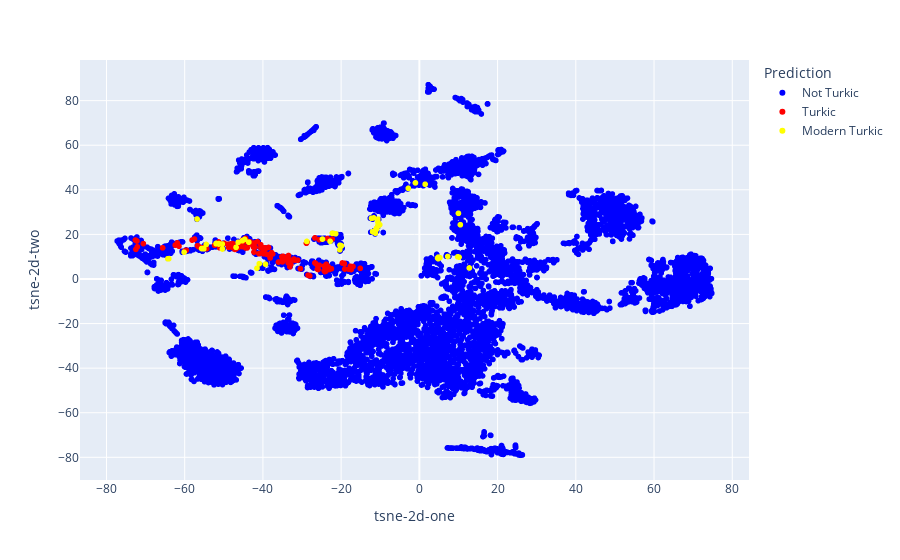

Notebook code for this chart:
### Code cell
import pandas as pd
from sklearn.manifold import TSNE
import plotly.express as px

# File paths
ancient_file_path = '~/turkicPCA/turkicPredictAllAncientScaledG25.csv'
modern_file_path = '~/turkicPCA/turkicModernScaledG25.csv'

# Read the datasets
df_ancient = pd.read_csv(ancient_file_path)
df_modern = pd.read_csv(modern_file_path)

# Add a new column to mark the 'Prediction' for modern data
df_modern['Prediction'] = 'Modern Turkic'

# Concatenate ancient and modern dataframes
df = pd.concat([df_ancient, df_modern])

# Select the features for t-SNE
features = df.columns[1:25]

# Run t-SNE
tsne = TSNE(n_components=2, random_state=35)
tsne_results = tsne.fit_transform(df[features])

# Add the t-SNE results back to the dataframe
df['tsne-2d-one'] = tsne_results[:, 0]
df['tsne-2d-two'] = tsne_results[:, 1]

# Use the first column of the dataframe as the hover name assuming it contains the sample names
hover_name = df.columns[0]

# Define the color map
color_map = {'Turkic': 'red', 'Not Turkic': 'blue', 'Modern Turkic': 'yellow'}

# Create the plot
fig = px.scatter(df, x='tsne-2d-one', y='tsne-2d-two', color='Prediction',
                 color_discrete_map=color_map, hover_name=hover_name)

# Show the plot
fig.show()

### Figure 1 — Plotly figure (JSON) as saved in the notebook; plotly's stock layout.template omitted (floating-point values rounded to 4 significant figures; data arrays with more than 128 entries replaced by an {"elided": "..."} marker saying what was removed)
{"data": [{"hovertemplate": "<b>%{hovertext}</b><br><br>Prediction=Not Turkic<br>tsne-2d-one=%{x}<br>tsne-2d-two=%{y}<extra></extra>", "hovertext": {"elided": "7111 str values"}, "legendgroup": "Not Turkic", "marker": {"color": "blue", "symbol": "circle"}, "mode": "markers", "name": "Not Turkic", "showlegend": true, "type": "scattergl", "x": {"elided": "7111 float values"}, "xaxis": "x", "y": {"elided": "7111 float values"}, "yaxis": "y"}, {"hovertemplate": "<b>%{hovertext}</b><br><br>Prediction=Turkic<br>tsne-2d-one=%{x}<br>tsne-2d-two=%{y}<extra></extra>", "hovertext": {"elided": "130 str values"}, "legendgroup": "Turkic", "marker": {"color": "red", "symbol": "circle"}, "mode": "markers", "name": "Turkic", "showlegend": true, "type": "scattergl", "x": {"elided": "130 float values"}, "xaxis": "x", "y": {"elided": "130 float values"}, "yaxis": "y"}, {"hovertemplate": "<b>%{hovertext}</b><br><br>Prediction=Modern Turkic<br>tsne-2d-one=%{x}<br>tsne-2d-two=%{y}<extra></extra>", "hovertext": ["Altaian", "Altaian_Kizhi", "Altaian_Kizhi_o", "Azerbaijani_Dagestan", "Azerbaijani_Iran_Ardabil", "Azerbaijani_Iran_EastAz", "Azerbaijani_Iran_WestAz_Maku", "Azerbaijani_Republic_Agjabedi", "Azerbaijani_Republic_Gabala", "Azerbaijani_Republic_Shaki", "Azerbaijani_Turkey", "Balkar", "Bashkir", "Chuvash", "Dolgan", "Gagauz", "Karachay", "Karakalpak", "Kazakh", "Kazakh_China", "Kazakh_Xinjiang", "Khakass", "Khakass_Kachins", "Kirghiz", "Kirghiz_China", "Kirghiz_Tajikistan_Pamir", "Kumyk", "Nogai", "Nogai_Dobruja", "Salar", "Tatar_Crimean_steppe", "Tatar_Kazan", "Tatar_Lipka", "Tatar_Mishar", "Tatar_Siberian", "Tatar_Siberian_Zabolotniye", "Tat_Azerbaijan", "Tat_Dagestan_Dzhalgan", "Tat_Dagestan_Nyugdi", "Turkish_Ahiska", "Turkish_Antalya", "Turkish_Aydin", "Turkish_Balikesir", "Turkish_Canakkale_Europe", "Turkish_Chitak", "Turkish_Crete", "Turkish_Deliorman", "Turkish_Denizli", "Turkish_Dodecanese", "Turkish_Erzurum", "Turkish_Giresun", "Turkish_Jew", "Turkish_Kayseri", "Turkish_Konya", "Turkish_Lesbos", "Turkish_Nevsehir", "Turkish_North_Macedonia", "Turkish_Rumeli", "Turkish_Sivas", "Turkish_Thessaly", "Turkish_Trabzon", "Turkish_West_Macedonia", "Turkmen", "Turkmen_Iran", "Turkmen_o", "Turkmen_Uzbekistan", "Tuvinian", "Uygur", "Uzbek", "Yakut_Sakha"], "legendgroup": "Modern Turkic", "marker": {"color": "yellow", "symbol": "circle"}, "mode": "markers", "name": "Modern Turkic", "showlegend": true, "type": "scattergl", "x": [-55.42, -55.68, -46.87, -10.57, -10.55, -10.57, -10.59, -10.56, -10.54, -10.52, -10.56, -12.22, -39.34, -20.36, -64.07, 10.14, -12.22, -46.33, -50.4, -54.5, -51.27, -50.35, -55.11, -51.96, -51.98, -51.25, -11.67, -45.26, -44.68, -56.84, -24.77, -20.3, -22.82, -19.91, -40.93, -41.51, -10.51, -10.63, -10.53, -2.829, -11.76, -11.6, -11.63, 4.861, 5.224, 10.47, 4.824, -11.59, -11.04, -1.007, -11.95, 9.989, -10.91, -11.13, -11.24, -10.94, 9.804, 4.654, -10.89, 7.251, 1.48, 12.77, -22.16, -21.39, -10.13, -22.26, -60.16, -43.6, -28.79, -64.31], "xaxis": "x", "y": [13.65, 13.64, 14.19, 25.44, 23.89, 23.8, 23.82, 23.9, 24.47, 24.66, 23.84, 27.26, 6.638, 13.08, 9.088, 9.804, 27.24, 16.47, 15.68, 15.49, 15.68, 13.46, 13.52, 15.78, 15.95, 15.89, 27.39, 17.18, 17.77, 26.91, 17.9, 15.16, 16.9, 14.85, 6.882, 4.819, 25.14, 26.86, 24.49, 40.68, 21.1, 21.26, 21.11, 9.799, 9.559, 24.34, 9.105, 21.25, 22.08, 43.11, 21.2, 29.45, 22.79, 22.2, 20.56, 22.67, 9.965, 9.396, 22.92, 10.08, 42.5, 4.941, 20.5, 20.29, 24.32, 20.52, 11.99, 16.53, 16.86, 9.085], "yaxis": "y"}], "layout": {"legend": {"title": {"text": "Prediction"}, "tracegroupgap": 0}, "margin": {"t": 60}, "xaxis": {"anchor": "y", "domain": [0, 1], "title": {"text": "tsne-2d-one"}}, "yaxis": {"anchor": "x", "domain": [0, 1], "title": {"text": "tsne-2d-two"}}}}
